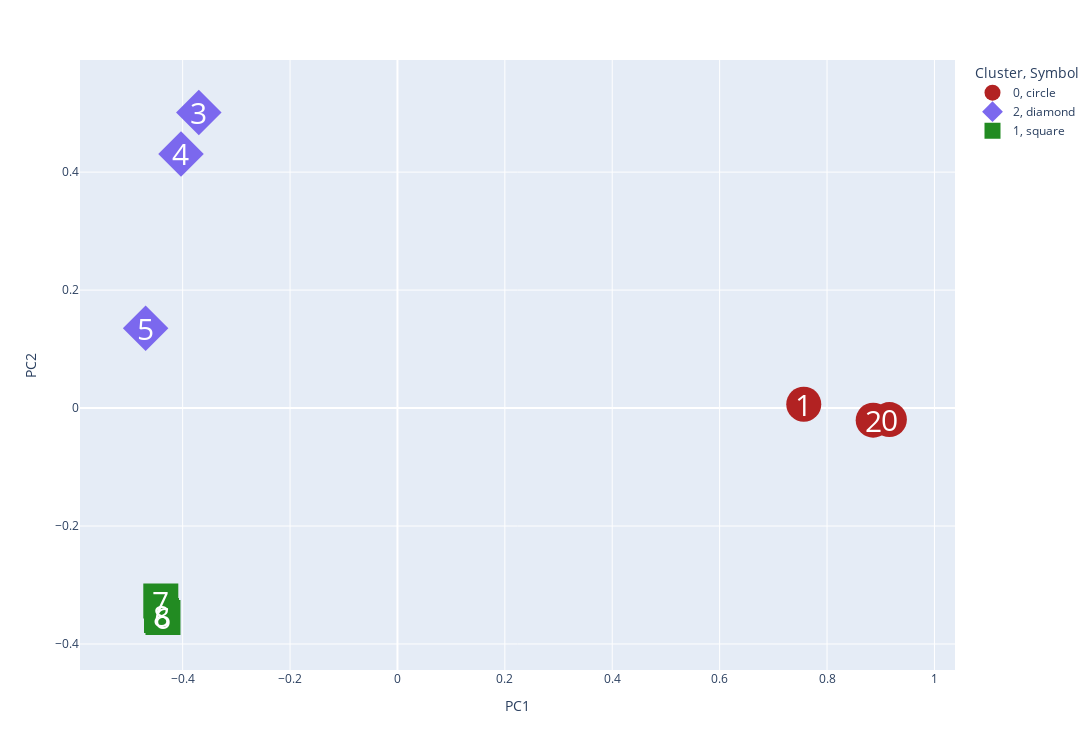

The notebook cell saved with this chart:
### Code cell
#Data processing, clustering, and PCA

import pandas as pd 
import numpy as np 
import plotly.express as px
import plotly.colors as pc
from sklearn.decomposition import PCA
import matplotlib.pyplot as plt
from matplotlib.colors import ListedColormap
from sklearn import preprocessing
from sklearn.cluster import KMeans
from sklearn.metrics import adjusted_rand_score

df = pd.read_csv("FinalElimData.csv") #reads in csv file
my_array = df.values  # converts dataframe to numpy array

#Ordinal normalization
def normalize_array_by_ranking(arr):
    # Get the shape of the array
    rows, cols = arr.shape

    # Initialize a new array to store the normalized values and set it to NaN
    normalized_arr = np.full((rows, cols), np.nan)
    
    # Iterate through each row and replace non-NaN values with their rankings
    for i in range(rows):
        row = arr[i, :]
        non_nan_indices = np.logical_not(np.isnan(row))
        ranking = np.argsort(np.argsort(row[non_nan_indices]))
        normalized_arr[i, non_nan_indices] = ranking
    
    return normalized_arr

#Use for C–H Activation data - make sure this line is commented if not using
#normalized_array = normalize_array_by_ranking(my_array)

#Vector normalization (use for elimination and phenol data - make sure this is commented if not using)
normalized_array = preprocessing.normalize(my_array)

#choose number of clusters
number_of_clusters = 3

#runs k means algorithm on data
KMeans = KMeans(n_clusters=number_of_clusters, random_state=13, n_init=10)
clusters = KMeans.fit_predict(normalized_array)

# Define a list of colors
base_dark_colors = [
    'rgb(178,34,34)',
    'rgb(34,139,34)',
    'rgb(123,104,238)',
    'rgb(138,43,226)',
    'rgb(160,82,45)',
    'rgb(199,21,133)',
    'rgb(105,105,105)'
]

# Repeat and truncate the list to match number of clusters
dark_colors = (base_dark_colors * ((number_of_clusters // len(base_dark_colors)) + 1))[:number_of_clusters]

# Create symbol and color dictionary for clusters
symbols = ['circle', 'square', 'diamond', 'cross', 'x', 'triangle-up', 'triangle-down', 'triangle-left', 'triangle-right', 'hexagram'] * (number_of_clusters // 10 + 1)
symbols = symbols[:number_of_clusters]
cluster_to_color_dictionary = {str(i): dark_colors[i] for i in range(number_of_clusters)}
cluster_to_symbol_dictionary = {i: symbols[i] for i in range(number_of_clusters)}

#prints out clustering results
print("list of clusters by condition:")
print(clusters)

#PCA to visualize data points and clustering
pca = PCA(n_components=3)
embedding = pca.fit_transform(normalized_array)

# Prepare dataframe for Plotly
plot_df = pd.DataFrame({
    'PC1': embedding[:, 0],
    'PC2': embedding[:, 1],
    'PC3': embedding[:, 2],  # Include PC3 here
    'Cluster': clusters.astype(str),
    'Symbol': [cluster_to_symbol_dictionary[label] for label in clusters]
})

# Plot PCA with clustering results
fig3 = px.scatter(
    plot_df,
    x='PC1',
    y='PC2',
    color='Cluster',
    symbol='Symbol',
    color_discrete_map=cluster_to_color_dictionary,
    width=1500,
    height=750
)

# Add annotations
for i, entry_number in enumerate(range(len(normalized_array))):
    fig3.add_annotation(
        x=embedding[i, 0],
        y=embedding[i, 1],
        text=str(entry_number),
        showarrow=False,
        font=dict(color="white", size=30)
    )

fig3.update_traces(marker_size=35)
fig3.show()

# Calculate and print explained variance ratios
explained_variance = pca.explained_variance_ratio_
total_variance = np.sum(explained_variance)

print("Explained variance by principal components:")
for i, var in enumerate(explained_variance):
    print(f"PC{i+1}: {var:.2%}")

print(f"Total variance explained by first 3 components: {total_variance:.2%}")

### Figure 1 — Plotly figure (JSON) as saved in the notebook; plotly's stock layout.template omitted (floating-point values rounded to 4 significant figures)
{"data": [{"hovertemplate": "Cluster=0<br>Symbol=circle<br>PC1=%{x}<br>PC2=%{y}<extra></extra>", "legendgroup": "0, circle", "marker": {"color": "rgb(178,34,34)", "size": 35, "symbol": "circle"}, "mode": "markers", "name": "0, circle", "orientation": "v", "showlegend": true, "type": "scatter", "x": [0.9161, 0.7566, 0.886], "xaxis": "x", "y": [-0.01951, 0.006517, -0.02057], "yaxis": "y"}, {"hovertemplate": "Cluster=2<br>Symbol=diamond<br>PC1=%{x}<br>PC2=%{y}<extra></extra>", "legendgroup": "2, diamond", "marker": {"color": "rgb(123,104,238)", "size": 35, "symbol": "diamond"}, "mode": "markers", "name": "2, diamond", "orientation": "v", "showlegend": true, "type": "scatter", "x": [-0.3699, -0.4031, -0.4689], "xaxis": "x", "y": [0.5013, 0.4309, 0.1355], "yaxis": "y"}, {"hovertemplate": "Cluster=1<br>Symbol=square<br>PC1=%{x}<br>PC2=%{y}<extra></extra>", "legendgroup": "1, square", "marker": {"color": "rgb(34,139,34)", "size": 35, "symbol": "square"}, "mode": "markers", "name": "1, square", "orientation": "v", "showlegend": true, "type": "scatter", "x": [-0.4367, -0.4407, -0.4394], "xaxis": "x", "y": [-0.3553, -0.3271, -0.3517], "yaxis": "y"}], "layout": {"annotations": [{"font": {"color": "white", "size": 30}, "showarrow": false, "text": "0", "x": 0.9161, "y": -0.01951}, {"font": {"color": "white", "size": 30}, "showarrow": false, "text": "1", "x": 0.7566, "y": 0.006517}, {"font": {"color": "white", "size": 30}, "showarrow": false, "text": "2", "x": 0.886, "y": -0.02057}, {"font": {"color": "white", "size": 30}, "showarrow": false, "text": "3", "x": -0.3699, "y": 0.5013}, {"font": {"color": "white", "size": 30}, "showarrow": false, "text": "4", "x": -0.4031, "y": 0.4309}, {"font": {"color": "white", "size": 30}, "showarrow": false, "text": "5", "x": -0.4689, "y": 0.1355}, {"font": {"color": "white", "size": 30}, "showarrow": false, "text": "6", "x": -0.4367, "y": -0.3553}, {"font": {"color": "white", "size": 30}, "showarrow": false, "text": "7", "x": -0.4407, "y": -0.3271}, {"font": {"color": "white", "size": 30}, "showarrow": false, "text": "8", "x": -0.4394, "y": -0.3517}], "height": 750, "legend": {"title": {"text": "Cluster, Symbol"}, "tracegroupgap": 0}, "margin": {"t": 60}, "width": 1500, "xaxis": {"anchor": "y", "domain": [0, 1], "title": {"text": "PC1"}}, "yaxis": {"anchor": "x", "domain": [0, 1], "title": {"text": "PC2"}}}}
